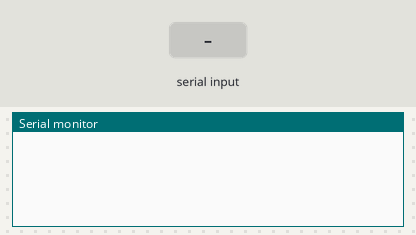
Bench run of a sketch on a simulated Arduino Uno, built with avr-gcc and run on an emulated ATmega328P. Parts: the last lines printed to the serial monitor. The test bench sets the inputs (shaded band).

Above: at 1.2 s.
1.3 s: "90,45\n" received over Serial
At 2.2 s:
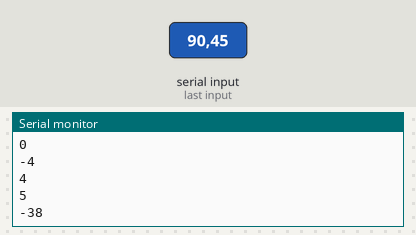
2.8 s: "30,150\n" received over Serial
At 3.5 s:
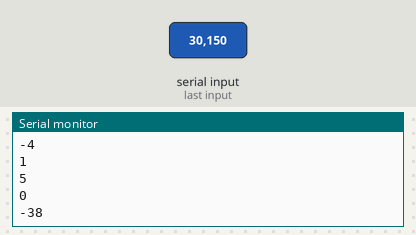
Timing chart, 0 to 5.8 s (numbered marks = the images above; inputs shaded):
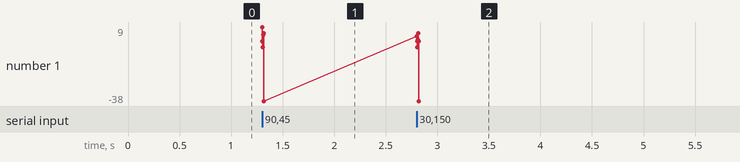

Measured:
- after the input at 1.3 s, the serial monitor: prints a new line at once (image 1)
- after the input at 2.8 s, the serial monitor: prints a new line at once (image 2)

The sketch:

serial_comm_echo_char_with_asci_correction.ino
```cpp
void setup() {
  // put your setup code here, to run once:
  Serial.begin(9600);
}

void loop() {
  // put your main code here, to run repeatedly:
  while(Serial.available()==0);

  int val = Serial.read() - 48;
  Serial.println(val);
}
```
